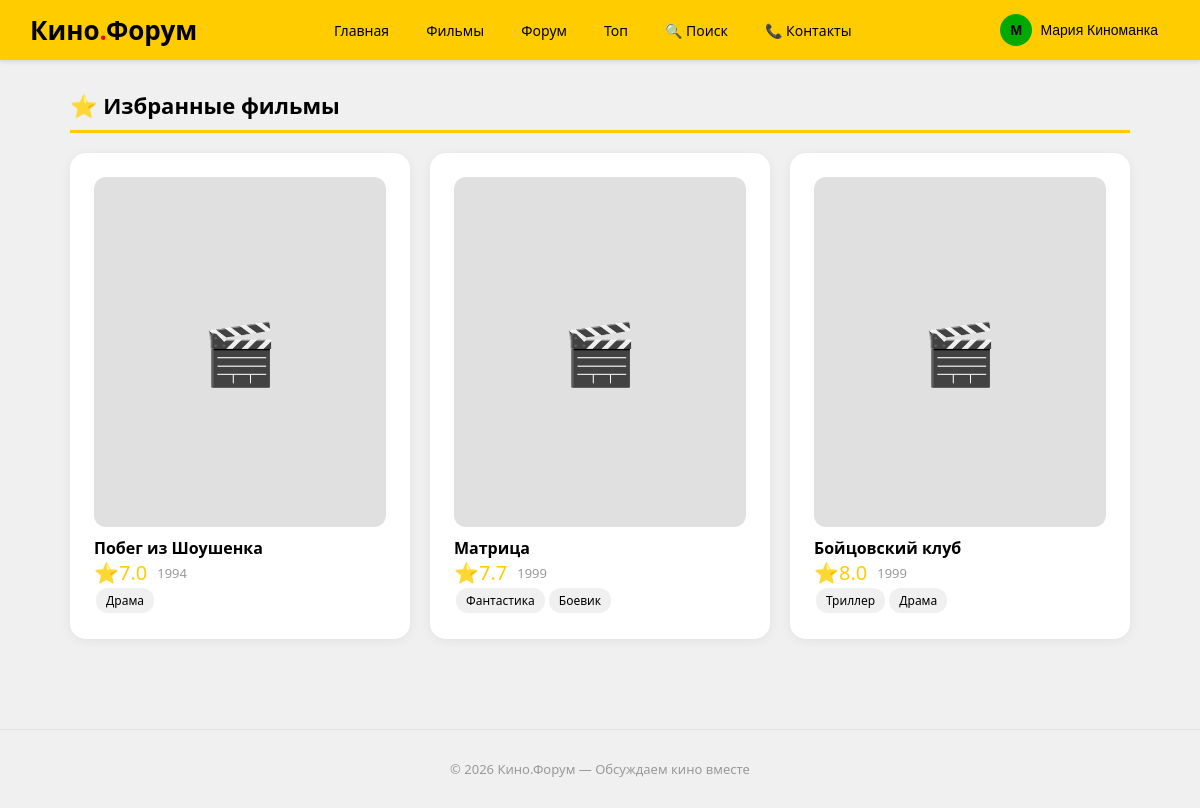
The app's page /my_favorites (signed in) with its own data.
### data/users.py (models this page shows, shortened)
class User(SqlAlchemyBase, UserMixin):
    __tablename__ = 'users'
    id = sqlalchemy.Column(sqlalchemy.Integer, primary_key=True, autoincrement=True)
    name = sqlalchemy.Column(sqlalchemy.String(100), nullable=False)
    email = sqlalchemy.Column(sqlalchemy.String(100), unique=True, nullable=False)
    about = sqlalchemy.Column(sqlalchemy.Text, default='')
    hashed_password = sqlalchemy.Column(sqlalchemy.String(200), nullable=False)
    created_date = sqlalchemy.Column(sqlalchemy.DateTime, default=datetime.datetime.now)
    films = orm.relationship("Film", back_populates='user')
    reviews = orm.relationship("Review", back_populates='user')
    comments = orm.relationship("Comment", back_populates='user')
    forum_posts = orm.relationship("ForumPost", back_populates='user')

### data/film.py (models this page shows)
class Film(SqlAlchemyBase):
    __tablename__ = 'films'
    id = sqlalchemy.Column(sqlalchemy.Integer, primary_key=True, autoincrement=True)
    title = sqlalchemy.Column(sqlalchemy.String(200), nullable=False)
    director = sqlalchemy.Column(sqlalchemy.String(200))
    year = sqlalchemy.Column(sqlalchemy.Integer)
    genre = sqlalchemy.Column(sqlalchemy.String(500))
    country = sqlalchemy.Column(sqlalchemy.String(200))
    duration = sqlalchemy.Column(sqlalchemy.Integer)
    description = sqlalchemy.Column(sqlalchemy.Text)
    rating = sqlalchemy.Column(sqlalchemy.Float, default=0.0)
    review_count = sqlalchemy.Column(sqlalchemy.Integer, default=0)
    created_date = sqlalchemy.Column(sqlalchemy.DateTime, default=datetime.datetime.now)
    user_id = sqlalchemy.Column(sqlalchemy.Integer, sqlalchemy.ForeignKey("users.id"))
    user = orm.relationship("User", back_populates='films')
    reviews = orm.relationship("Review", back_populates='film')

### main.py (the view)
@app.route('/my_favorites')
@login_required
def my_favorites():
    db_sess = db_session.create_session()
    favs = db_sess.query(Favorite).filter(Favorite.user_id == current_user.id).all()
    films = [db_sess.get(Film, f.film_id) for f in favs]
    return render_template('favorites.html', films=films, YANDEX_COLORS=YANDEX_COLORS, STYLE=STYLE, get_header=get_header)

### data/db_session.py (called while the page is built)
def create_session() -> Session:
    global __factory
    return __factory()

### main.py (called while the page is built)
@login_manager.user_loader
def load_user(user_id):
    db_sess = db_session.create_session()
    return db_sess.get(User, user_id)

### templates/favorites.html (shortened to what this page needs)
{% extends "base.html" %}
{% block content %}
<h1 class="ya-section-title">⭐ Избранные фильмы</h1>
{% if films %}
    <div class="ya-grid ya-grid-3">
        {% for film in films %}
            <a href="/film/{{ film.id }}" style="text-decoration:none;color:#000">
                <div class="ya-card">
                    <div class="ya-film-poster">🎬</div>
                    <h4 class="ya-mt">{{ film.title }}</h4>
                    <div class="ya-flex">
                        <span class="ya-rating">⭐{{ "%.1f"|format(film.rating) }}</span>
                        <span class="ya-text-muted ya-text-sm">{{ film.year }}</span>
                    </div>
                    {% for g in film.genre.split(',')[:2] %}<span class="ya-tag">{{ g.strip() }}</span>{% endfor %}
                </div>
            </a>
        {% endfor %}
    </div>
{% else %}
    <div class="ya-card">
        <p>У вас пока нет избранных фильмов</p>
        <a href="/films" class="ya-btn ya-btn-yellow">Найти фильмы</a>
    </div>
{% endif %}
{% endblock %}

### templates/base.html (shortened to what this page needs)
<!doctype html>
<html lang="ru">
<head>
</head>
<body>
    {{ get_header()|safe }}
    <main class="ya-container">
        {% block content %}{% endblock %}
    </main>
    <footer class="ya-footer">
        <p>© 2026 Кино.Форум — Обсуждаем кино вместе</p>
    </footer>
</body>
</html>

### records on screen
User: id+name "Кино . Форум Главная Фильмы Форум Топ 🔍 Поиск 📞 Контакты М Мария Киноманка"
Film: title "Побег из Шоушенка", rating "7.0", year "1994", strip "Драма"
Film: title "Матрица", rating "7.7", year "1999", strip "Фантастика" "Боевик"
Film: title "Бойцовский клуб", rating "8.0", year "1999", strip "Триллер" "Драма"
